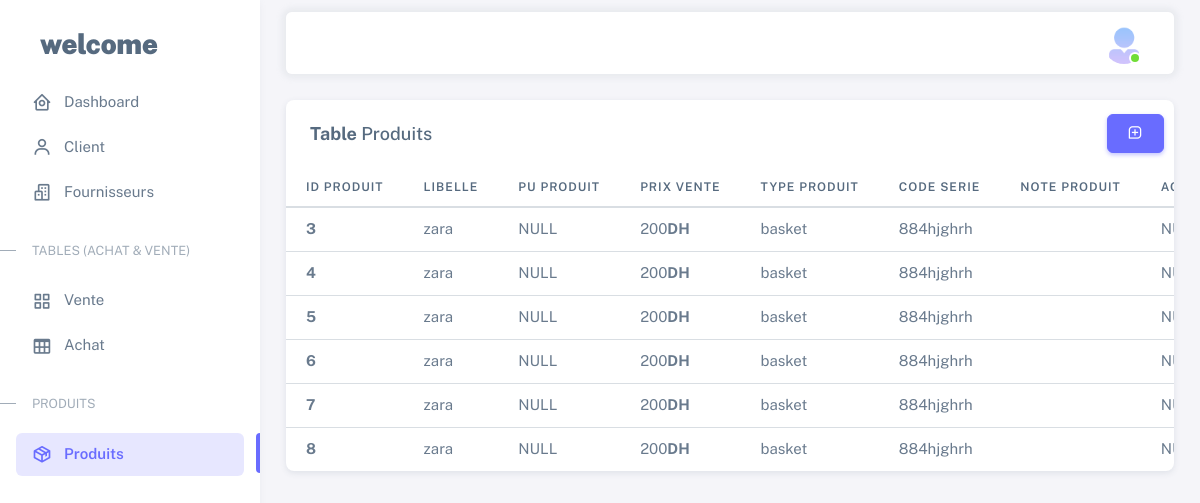
Page /prod.php (signed in) on the committed database.
### tables this page shows
CREATE TABLE `produits` (
  `id_prod` int(11) NOT NULL,
  `libelle` varchar(50) NOT NULL,
  `pu_prod` float NOT NULL,
  `type_prod` varchar(50) NOT NULL,
  `prix_vente` float NOT NULL,
  `note_prod` text NOT NULL,
  `code_serie` varchar(200) NOT NULL
);

### prod.php (the view, shortened to what this page needs)
<?php
include_once('db/connexion.php');
?>
<!DOCTYPE html>
<html lang="en" class="light-style layout-menu-fixed" dir="ltr" data-theme="theme-default" data-assets-path="assets/" data-template="vertical-menu-template-free">
<head>
  <link rel="stylesheet" href="assets/vendor/fonts/boxicons.css" />
  <link href='https://unpkg.com/boxicons@2.1.2/css/boxicons.min.css' rel='stylesheet'>
  <link rel="stylesheet" href="assets/vendor/css/core.css" class="template-customizer-core-css" />
  <link rel="stylesheet" href="assets/vendor/css/theme-default.css" class="template-customizer-theme-css" />
  <link rel="stylesheet" href="assets/css/demo.css" />
  <link rel="stylesheet" href="assets/vendor/libs/perfect-scrollbar/perfect-scrollbar.css" />
  <link rel="stylesheet" href="assets/vendor/libs/apex-charts/apex-charts.css" />
</head>
<body>
  <div class="layout-wrapper layout-content-navbar">
    <div class="layout-container">
      <aside id="layout-menu" class="layout-menu menu-vertical menu bg-menu-theme">
        <div class="app-brand demo">
          <a href="dashboard.php" class="app-brand-link">
            <span class="app-brand-text demo menu-text fw-bolder ms-2">Welcome</span>
          </a>
        </div>
        <ul class="menu-inner py-1">
          <li class="menu-item ">
            <a href="dashboard.php" class="menu-link">
              <i class="menu-icon tf-icons bx bx-home-circle"></i>
              <div data-i18n="Analytics">Dashboard</div>
            </a>
          </li>
          <li class="menu-item ">
            <a href="client.php" class="menu-link">
              <i class="menu-icon tf-icons bx bx-user"></i>
              <div data-i18n="Basic">Client</div>
            </a>
          </li>
          <li class="menu-item">
            <a href="Fournisseurs.php" class="menu-link">
              <i class="menu-icon tf-icons bx bx-buildings"></i>
              <div data-i18n="Fournisseurs">Fournisseurs</div>
            </a>
          </li>
          <li class="menu-header small text-uppercase"><span class="menu-header-text">Tables (Achat & vente)</span></li>
          <li class="menu-item ">
            <a href="vente.php" class="menu-link">
              <i class="menu-icon tf-icons bx bx-grid-alt"></i>
              <div data-i18n="Tables">Vente</div>
            </a>
          </li>
          <li class="menu-item ">
            <a href="achat.php" class="menu-link">
              <i class="menu-icon tf-icons bx bx-table"></i>
              <div data-i18n="Tables">Achat</div>
            </a>
          </li>
          <li class="menu-header small text-uppercase"><span class="menu-header-text">Produits</span></li>
          <li class="menu-item active">
            <a href="prod.php" class="menu-link">
              <i class="menu-icon tf-icons bx bx-package"></i>
              <div data-i18n="Produits">Produits</div>
            </a>
          </li>
        </ul>
      </aside>
      <div class="layout-page">
        <nav class="layout-navbar container-xxl navbar navbar-expand-xl navbar-detached align-items-center bg-navbar-theme" id="layout-navbar">
          <div class="navbar-nav-right d-flex align-items-center" id="navbar-collapse">
            <ul class="navbar-nav flex-row align-items-center ms-auto">
              <li class="nav-item navbar-dropdown dropdown-user dropdown">
                <a class="nav-link dropdown-toggle hide-arrow" href="javascript:void(0);" data-bs-toggle="dropdown">
                  <div class="avatar avatar-online">
                    <img src="assets/img/avatars/55.png" alt class="w-px-40 h-auto rounded-circle" />
                  </div>
                </a>
              </li>
            </ul>
          </div>
        </nav>
        <div class="content-wrapper">
          <div class="container-xxl flex-grow-1 container-p-y">
            <div class="card">
              <div class="row">
                <div class="col-md-6">
                  <h5 class="card-header"> <strong>Table</strong> Produits</h5>
                </div>
                <div class="col-md-4 " style="margin-left: auto;text-align-last: right; align-self: center; padding-right: calc(var(--bs-gutter-x) * 0.9);">
                  <button type="button" class="btn btn-primary bx bx-message-square-add" data-bs-toggle="modal" data-bs-target="#modaladd">
                  </button>
                </div>
              </div>
            </div>
          </div>
          <div class="table-responsive text-nowrap">
            <table class="table table-hover">
              <thead>
                <tr>
                  <th>Id PRODUIT</th>
                  <th>Libelle</th>
                  <th>PU PRODUIT</th>
                  <th>Prix vente</th>
                  <th>Type PRODUIT</th>
                  <th>Code Serie</th>
                  <th>Note PRODUIT</th>
                  <th>Actions</th>
                </tr>
              </thead>
              <tbody class="table-border-bottom-0">
                <?php
                $sql = "SELECT * FROM `produits`";
                $query = mysqli_query($conn, $sql);
                if (mysqli_num_rows($query) > 0) {
                  while ($row = mysqli_fetch_assoc($query)) {
                    echo "
                          <tr>
                            <td><strong>" . $row["id_prod"] . "</strong></td>
                            <td>" . $row["libelle"] . "</td>";
                    if ($_COOKIE['type_user'] == "admin") {
                      echo "<td>" . $row["pu_prod"] . "<strong>DH</strong></td>";
                    } else {
                      echo "<td>NULL<strong></strong></td>";
                    }
                    echo "<td>" . $row["prix_vente"] . "<strong>DH</strong></td>
                            <td>" . $row["type_prod"] . "</td>
                            <td>" . $row["code_serie"] . "</td>
                            <td>" . $row["note_prod"] . "</td>";
                    if ($_COOKIE['type_user'] == "admin") {
                      echo "<td>
                              <div class=\"dropdown\">
                                <button type=\"button\" class=\"btn p-0 dropdown-toggle hide-arrow\" data-bs-toggle=\"dropdown\">
                                  <i class=\"bx bx-dots-vertical-rounded\"></i>
                                </button>
                                <div class=\"dropdown-menu\">
                                  <a class=\"dropdown-item\" data-bs-toggle=\"modal\" data-bs-target=\"#modal" . $row["id_prod"] . "\" href=prod.php?id_fourn=" . $row["id_prod"] . "><i class=\"bx bx-edit-alt me-1\"></i> Edit</a>
                                  <a class=\"dropdown-item\" href=prod.php?id_del=" . $row["id_prod"] . "><i class=\"bx bx-trash me-1\"></i> Delete</a>
                                </div>
                              </div>
                            </td>
                          </tr>";
                    } else {
                      echo "<td>
                              NULL
                            </td>
                          </tr>";
                    }
                  }
                }
                ?>
              </tbody>
            </table>
          </div>
        </div>
      </div>
    </div>
</body>
</html>

### assets/css/demo.css (style rules this page uses)
.menu .app-brand.demo { height: 64px; margin-top: 12px; }
.app-brand-text.demo { font-size: 1.75rem; letter-spacing: -0.5px; text-transform: lowercase; }

### rows in the picture
produits: id_prod "3", libelle "zara", prix_vente "200", type_prod "basket", code_serie "884hjghrh"
produits: id_prod "4", libelle "zara", prix_vente "200", type_prod "basket", code_serie "884hjghrh"
produits: id_prod "5", libelle "zara", prix_vente "200", type_prod "basket", code_serie "884hjghrh"
produits: id_prod "6", libelle "zara", prix_vente "200", type_prod "basket", code_serie "884hjghrh"
produits: id_prod "7", libelle "zara", prix_vente "200", type_prod "basket", code_serie "884hjghrh"
produits: id_prod "8", libelle "zara", prix_vente "200", type_prod "basket", code_serie "884hjghrh"
